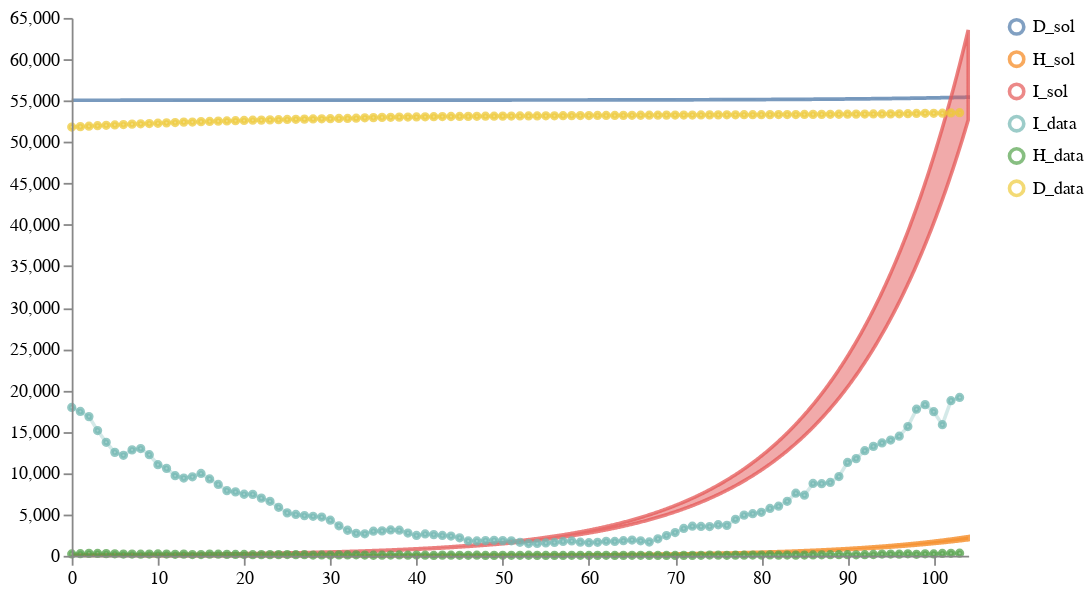

The cell this chart's notebook holds for it:
### Markdown cell above
## Load, calibrate and sample an ensemble of several models

### Code cell
num_samples = 2
models = [model2_location, model4_location, model5_location]
data_location = DATA_PATH + "NYS_T2_forecast1.csv"
weights = [0.1, 0.4, 0.5] # [1/len(models) for i in models]
solution_mappings = [{"I": "infected", "H": "hospitalized", "D": "dead"},
                     {"I": "infected", "H": "hospitalized", "D": "dead"}, 
                     {"I": "infected", "H": "hospitalized", "D": "dead"},
                     ]

# Run the calibration and sampling
result3 = load_and_calibrate_and_sample_ensemble_model(
    models,
    data_location,
    weights,
    solution_mappings,
    num_samples,
    timepoints1,
    verbose=True,
    total_population=19340000,
    num_iterations=200,
    method="euler",
    time_unit="days",
    visual_options={"title": "Calibrated Ensemble", "keep":".*_sol"}
)

# Save results
# result3["data"].to_csv("../../notebook/ensemble_eval_sa/ensemble_results/partII_ensemble_of_many_results_day0_Jun032021.csv", index=False)
# result3["quantiles"].to_csv("../../notebook/ensemble_eval_sa/ensemble_results/partII_ensemble_of_many_quantiles_day0_Jun032021.csv", index=False)

# Plot results
schema = plots.trajectories(pd.DataFrame(result3["data"]), keep=".*_sol",
                            points=all_data1.reset_index(drop=True).rename(columns={"I":"I_data", "H":"H_data", "D":"D_data"}),
                           )
schema = plots.pad(schema, 5)
plots.ipy_display(schema)

### Figure 1 — Vega specification as saved in the notebook (floating-point values rounded to 4 significant figures; data arrays with more than 128 entries replaced by an {"elided": "..."} marker saying what was removed)
{"$schema": "https://vega.github.io/schema/vega/v5.json", "axes": [{"name": "x_axis", "orient": "bottom", "scale": "xscale", "zindex": 100}, {"name": "y_axis", "orient": "left", "scale": "yscale", "zindex": 100}], "data": [{"name": "distributions", "values": {"elided": "3123 records"}}, {"name": "traces", "transform": [{"expr": "isValid(datum.value)", "type": "filter"}], "values": []}, {"name": "points", "values": {"elided": "312 records"}}, {"name": "markers", "values": []}, {"name": "selected", "on": [{"remove": true, "trigger": "clear"}, {"remove": true, "trigger": "!shift"}, {"insert": "clicked", "trigger": "!shift && clicked"}, {"toggle": "clicked", "trigger": "shift && clicked"}]}], "height": 300, "legends": [{"encode": {"labels": {"interactive": true, "name": "legendLabel", "update": {"opacity": [{"test": "!length(data('selected')) || indata('selected', 'value', datum.value)", "value": 1}, {"value": 0.25}]}}, "symbols": {"interactive": true, "name": "legendSymbol", "update": {"fill": {"value": "transparent"}, "opacity": [{"test": "!length(data('selected')) || indata('selected', 'value', datum.value)", "value": 0.7}, {"value": 0.15}], "size": {"value": 64}, "strokeWidth": {"value": 2}}}}, "name": "color_legend", "stroke": "color"}], "marks": [{"from": {"facet": {"data": "points", "groupby": "trajectory", "name": "points_split"}}, "marks": [{"encode": {"hover": {"fillOpacity": {"value": 0.9}}, "update": {"fill": {"field": "trajectory", "scale": "color"}, "fillOpacity": [{"test": "!length(data('selected')) || indata('selected', 'value', datum.trajectory)", "value": 0.5}, {"value": 0.15}], "size": {"value": 10}, "stroke": {"field": "trajectory", "scale": "color"}, "strokeOpacity": [{"test": "!length(data('selected')) || indata('selected', 'value', datum.trajectory)", "value": 0.75}, {"value": 0.15}], "strokeWidth": {"value": 2}, "tooltip": {"field": "value"}, "x": {"field": "timepoint", "scale": "xscale"}, "y": {"field": "value", "scale": "yscale"}}}, "from": {"data": "points_split"}, "name": "_points_symbol", "type": "symbol", "zindex": 3}, {"encode": {"hover": {"fillOpacity": {"value": 0.9}}, "update": {"interpolate": {"value": "linear"}, "stroke": {"field": "trajectory", "scale": "color"}, "strokeOpacity": [{"test": "!length(data('selected')) || indata('selected', 'value', datum.trajectory)", "value": 0.3}, {"value": 0.1}], "strokeWidth": {"value": 2}, "x": {"field": "timepoint", "scale": "xscale"}, "y": {"field": "value", "scale": "yscale"}}}, "from": {"data": "points_split"}, "name": "_points_line", "type": "line", "zindex": 3}], "name": "_points", "type": "group", "zindex": 3}, {"from": {"facet": {"data": "traces", "groupby": "trajectory", "name": "traces_split"}}, "marks": [{"encode": {"hover": {"fillOpacity": {"value": 0.9}}, "update": {"interpolate": {"value": "linear"}, "stroke": {"field": "trajectory", "scale": "color"}, "strokeOpacity": [{"test": "!length(data('selected')) || indata('selected', 'value', datum.trajectory)", "value": 0.75}, {"value": 0.15}], "strokeWidth": {"value": 2}, "x": {"field": "timepoint", "scale": "xscale"}, "y": {"field": "value", "scale": "yscale"}}}, "from": {"data": "traces_split"}, "name": "_traces_lines", "type": "line"}], "name": "_traces", "type": "group", "zindex": 2}, {"from": {"facet": {"data": "distributions", "groupby": "trajectory", "name": "trajectory_split"}}, "marks": [{"encode": {"hover": {"fillOpacity": {"value": 0.9}}, "update": {"fill": {"field": "trajectory", "scale": "color"}, "fillOpacity": [{"test": "!length(data('selected')) || indata('selected', 'value', datum.trajectory)", "value": 0.5}, {"value": 0.15}], "interpolate": {"value": "linear"}, "stroke": {"field": "trajectory", "scale": "color"}, "strokeOpacity": [{"test": "!length(data('selected')) || indata('selected', 'value', datum.trajectory)", "value": 0.75}, {"value": 0.15}], "strokeWidth": {"value": 2}, "x": {"field": "timepoint", "scale": "xscale"}, "y": {"field": "upper", "scale": "yscale"}, "y2": {"field": "lower", "scale": "yscale"}}}, "from": {"data": "trajectory_split"}, "type": "area"}], "name": "_distributions", "type": "group", "zindex": 1}, {"marks": [{"encode": {"enter": {"stroke": {"value": "lightgray"}}, "update": {"opacity": {"value": 1}, "x": {"field": "timepoint", "scale": "xscale"}, "y": {"signal": "height"}, "y2": {"value": 0}}}, "from": {"data": "markers"}, "name": "_marker text", "type": "rule"}, {"encode": {"enter": {"fontSize": {"value": 8}, "text": {"field": "datum.label"}, "y": {"value": 0}}}, "from": {"data": "_marker text"}, "name": "_marker flags", "transform": [{"as": ["x", "_y", "opacity", "align", "baseline"], "lineAnchor": "start", "offset": [1], "size": {"signal": "[width, height]"}, "type": "label"}], "type": "text"}], "name": "_markers", "type": "group"}], "padding": 5, "scales": [{"domain": {"fields": [{"data": "distributions", "field": "timepoint"}, {"data": "traces", "field": "timepoint"}, {"data": "points", "field": "timepoint"}, {"data": "markers", "field": "timepoint"}]}, "name": "xscale", "range": "width", "type": "linear", "zero": false}, {"domain": {"fields": [{"data": "distributions", "field": "lower"}, {"data": "distributions", "field": "upper"}, {"data": "traces", "field": "value"}, {"data": "points", "field": "value"}]}, "name": "yscale", "nice": true, "range": "height", "type": "linear", "zero": true}, {"domain": {"fields": [{"data": "distributions", "field": "trajectory"}, {"data": "traces", "field": "trajectory"}, {"data": "points", "field": "trajectory"}]}, "name": "color", "range": "category", "type": "ordinal"}], "signals": [{"name": "clear", "on": [{"events": "mouseup[!event.item]", "force": true, "update": "true"}], "value": true}, {"name": "shift", "on": [{"events": "@legendSymbol:click, @legendLabel:click", "force": true, "update": "event.shiftKey"}], "value": false}, {"name": "clicked", "on": [{"events": "@legendSymbol:click, @legendLabel:click", "force": true, "update": "{value: datum.value}"}], "value": null}], "width": 500}
